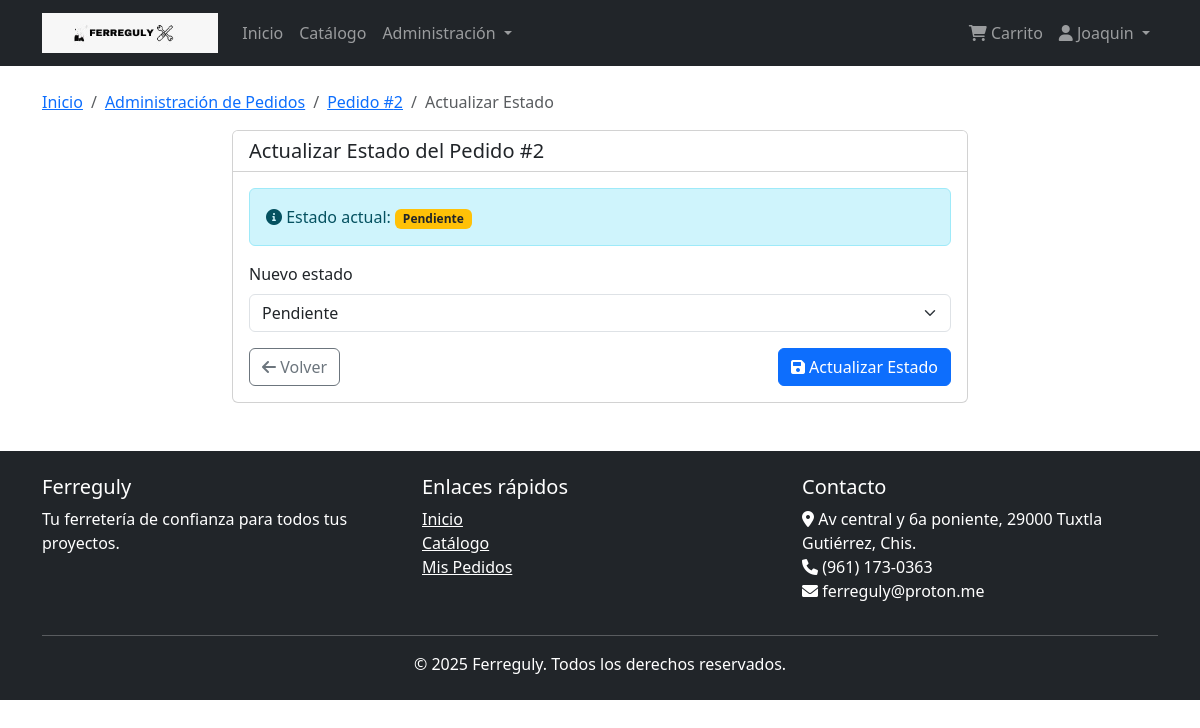
Screenshot of /pedidos/admin/pedidos/2/actualizar-estado/ (signed in) with the database file from the repository.
### usuarios/models.py (models this page shows, shortened)
class Usuario(AbstractBaseUser, PermissionsMixin):
    id_usuario = models.AutoField(primary_key=True)
    nombre = models.CharField(max_length=35)
    apellidos = models.CharField(max_length=50)
    email = models.EmailField(max_length=45, unique=True)
    telefono = models.CharField(max_length=10, null=True, blank=True)
    tipo_usuario = models.CharField(
        max_length=15,
        choices=[('cliente', 'Cliente'), ('administrador', 'Administrador')],
        default='cliente'
    )
    fecha_registro = models.DateTimeField(default=timezone.now)
    activo = models.BooleanField(default=True)
    is_staff = models.BooleanField(default=False)
    is_active = models.BooleanField(default=True)
    USERNAME_FIELD = 'email'
    REQUIRED_FIELDS = ['nombre', 'apellidos']
    objects = UsuarioManager()
    class Meta:
        db_table = 'usuario'
        verbose_name = 'Usuario'
        verbose_name_plural = 'Usuarios'

### pedidos/models.py (models this page shows, shortened)
class Pedido(models.Model):
    ESTADOS_CHOICES = [
        ('pendiente', 'Pendiente'),
        ('pagado', 'Pagado'),
        ('enviado', 'Enviado'),
        ('entregado', 'Entregado'),
        ('cancelado', 'Cancelado'),
    ]
    id_pedido = models.AutoField(primary_key=True)
    id_usuario = models.ForeignKey(Usuario, on_delete=models.RESTRICT, related_name='pedidos')
    id_direccion_envio = models.ForeignKey(
        Direccion,
        on_delete=models.SET_NULL,
        related_name='pedidos',
        null=True,
        blank=True
    )
    fecha_pedido = models.DateTimeField(default=timezone.now)
    subtotal = models.DecimalField(max_digits=10, decimal_places=2)
    total = models.DecimalField(max_digits=10, decimal_places=2)
    estado = models.CharField(max_length=15, choices=ESTADOS_CHOICES, default='pendiente')
    class Meta:
        db_table = 'pedido'
        verbose_name = 'Pedido'
        verbose_name_plural = 'Pedidos'
        indexes = [
            models.Index(fields=['id_usuario'], name='idx_pedido_usuario'),
            models.Index(fields=['fecha_pedido'], name='idx_pedido_fecha'),
        ]

### pedidos/views.py (the view, shortened to what this page needs)
# urls.py: path('admin/pedidos/<int:pk>/actualizar-estado/', views.actualizar_estado_pedido, name='pedido_actualizar_estado'),
@login_required
def actualizar_estado_pedido(request, pk):
    if not request.user.tipo_usuario == 'administrador':
        messages.error(request, 'No tienes permisos para acceder a esta función')
        return redirect('inicio')
    pedido = get_object_or_404(Pedido, id_pedido=pk)
    return render(request, 'pedidos/admin/actualizar_estado.html', {'pedido': pedido})

### templates/pedidos/admin/actualizar_estado.html (shortened to what this page needs)
{% extends 'base.html' %}
{% block content %}
<nav aria-label="breadcrumb" class="mt-3">
    <ol class="breadcrumb">
        <li class="breadcrumb-item"><a href="{% url 'inicio' %}">Inicio</a></li>
        <li class="breadcrumb-item"><a href="{% url 'pedidos_admin_lista' %}">Administración de Pedidos</a></li>
        <li class="breadcrumb-item"><a href="{% url 'pedido_admin_detalle' pedido.id_pedido %}">Pedido #{{ pedido.id_pedido }}</a></li>
        <li class="breadcrumb-item active">Actualizar Estado</li>
    </ol>
</nav>
<div class="row justify-content-center">
    <div class="col-md-8">
        <div class="card">
            <div class="card-header bg-white">
                <h5 class="mb-0">Actualizar Estado del Pedido #{{ pedido.id_pedido }}</h5>
            </div>
            <div class="card-body">
                <div class="alert alert-info">
                    <i class="fas fa-info-circle"></i> Estado actual:
                    {% if pedido.estado == 'pendiente' %}
                        <span class="badge bg-warning text-dark">Pendiente</span>
                    {% elif pedido.estado == 'pagado' %}
                        <span class="badge bg-info">Pagado</span>
                    {% elif pedido.estado == 'enviado' %}
                        <span class="badge bg-primary">Enviado</span>
                    {% elif pedido.estado == 'entregado' %}
                        <span class="badge bg-success">Entregado</span>
                    {% elif pedido.estado == 'cancelado' %}
                        <span class="badge bg-danger">Cancelado</span>
                    {% endif %}
                </div>
                <form method="post">
                    <div class="mb-3">
                        <label for="estado" class="form-label">Nuevo estado</label>
                        <select name="estado" id="estado" class="form-select">
                            <option value="pendiente" {% if pedido.estado == 'pendiente' %}selected{% endif %}>Pendiente</option>
                        </select>
                    </div>
                    <div class="d-flex justify-content-between">
                        <a href="{% url 'pedido_admin_detalle' pedido.id_pedido %}" class="btn btn-outline-secondary">
                            <i class="fas fa-arrow-left"></i> Volver
                        </a>
                        <button type="submit" class="btn btn-primary">
                            <i class="fas fa-save"></i> Actualizar Estado
                        </button>
                    </div>
                </form>
            </div>
        </div>
    </div>
</div>
{% endblock %}

### templates/base.html (shortened to what this page needs)
{% load static %}
<!DOCTYPE html>
<html lang="es">
<head>
    <link href="https://cdn.jsdelivr.net/npm/bootstrap@5.3.0-alpha1/dist/css/bootstrap.min.css" rel="stylesheet">
    <link rel="stylesheet" href="https://cdnjs.cloudflare.com/ajax/libs/font-awesome/6.0.0/css/all.min.css">
</head>
<body>
    <nav class="navbar navbar-expand-lg navbar-dark bg-dark">
        <div class="container">
            <a class="navbar-brand" href="{% url 'inicio' %}">
                <img src="{% static 'img/ferreguly.jpeg' %}" alt="Ferreguly Logo" style="height: 40px; width: auto;">
            </a>
            <div class="collapse navbar-collapse" id="navbarNav">
                <ul class="navbar-nav me-auto">
                    <li class="nav-item">
                        <a class="nav-link" href="{% url 'inicio' %}">Inicio</a>
                    </li>
                    <li class="nav-item">
                        <a class="nav-link" href="{% url 'catalogo' %}">Catálogo</a>
                    </li>
                    {% if user.is_authenticated %}
                        {% if user.tipo_usuario == 'administrador' %}
                            <li class="nav-item dropdown">
                                <a class="nav-link dropdown-toggle" href="#" role="button" data-bs-toggle="dropdown">
                                    Administración
                                </a>
                            </li>
                        {% endif %}
                    {% endif %}
                </ul>
                <ul class="navbar-nav">
                    {% if user.is_authenticated %}
                        <li class="nav-item">
                            <a class="nav-link" href="{% url 'carrito_lista' %}">
                                <i class="fas fa-shopping-cart"></i> Carrito
                            </a>
                        </li>
                        <li class="nav-item dropdown">
                            <a class="nav-link dropdown-toggle" href="#" role="button" data-bs-toggle="dropdown">
                                <i class="fas fa-user"></i> {{ user.nombre }}
                            </a>
                        </li>
                    {% endif %}
                </ul>
            </div>
        </div>
    </nav>
    <main class="container my-4">
        {% block content %}{% endblock %}
    </main>
    <footer class="bg-dark text-white py-4 mt-5">
        <div class="container">
            <div class="row">
                <div class="col-md-4">
                    <h5>Ferreguly</h5>
                    <p>Tu ferretería de confianza para todos tus proyectos.</p>
                </div>
                <div class="col-md-4">
                    <h5>Enlaces rápidos</h5>
                    <ul class="list-unstyled">
                        <li><a href="{% url 'inicio' %}" class="text-white">Inicio</a></li>
                        <li><a href="{% url 'catalogo' %}" class="text-white">Catálogo</a></li>
                        {% if user.is_authenticated %}
                            <li><a href="{% url 'pedidos_lista' %}" class="text-white">Mis Pedidos</a></li>
                        {% else %}
                            <li><a href="{% url 'login' %}" class="text-white">Iniciar Sesión</a></li>
                        {% endif %}
                    </ul>
                </div>
                <div class="col-md-4">
                    <h5>Contacto</h5>
                    <address>
                        <i class="fas fa-map-marker-alt"></i> Av central y 6a poniente, 29000 Tuxtla Gutiérrez, Chis.<br>
                        <i class="fas fa-phone"></i> (961) 173-0363<br>
                        <i class="fas fa-envelope"></i> ferreguly@proton.me
                    </address>
                </div>
            </div>
            <hr>
            <div class="row">
                <div class="col-12 text-center">
                    <p class="mb-0">&copy; {% now "Y" %} Ferreguly. Todos los derechos reservados.</p>
                </div>
            </div>
        </div>
    </footer>
</body>
</html>

### rows the page displays
Usuario: nombre "Joaquin"
Pedido: id_pedido "2", estado "Pendiente"
